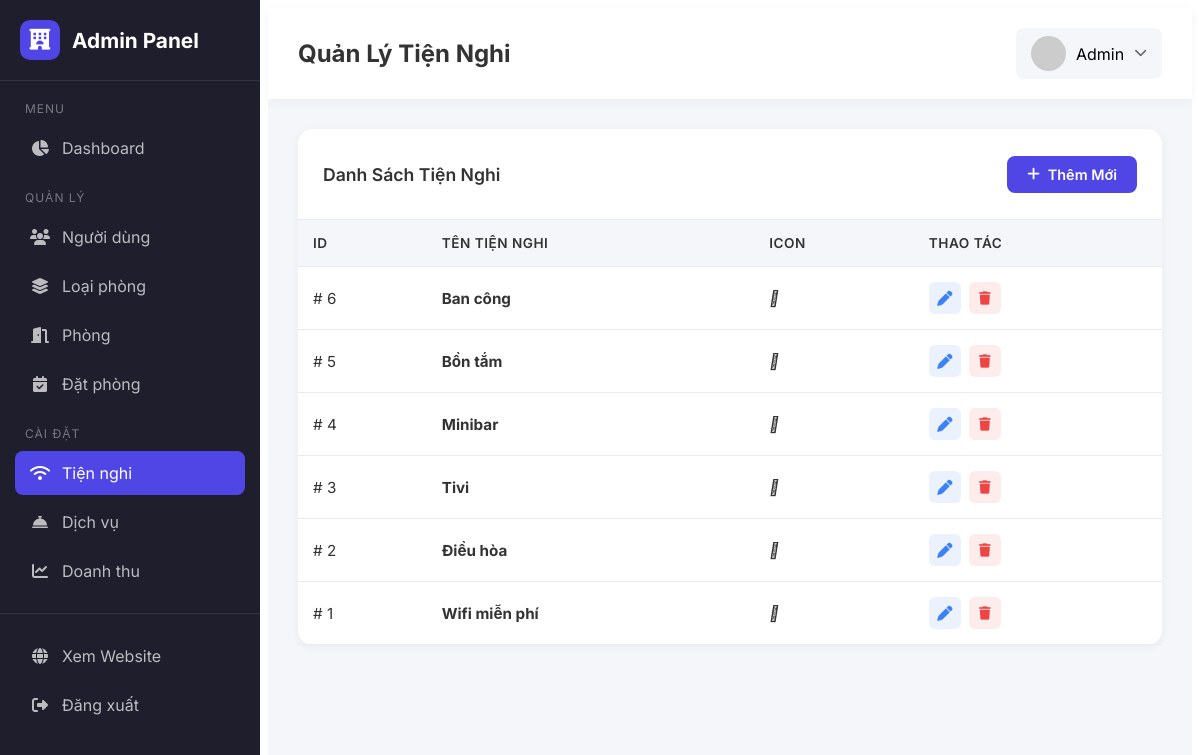
The page /public/admin/amenities (signed in) on the database its author committed.
### tables this page shows
CREATE TABLE `amenities` (
  `id` int(11) NOT NULL,
  `name` varchar(100) NOT NULL,
  `icon` varchar(50) DEFAULT NULL
);

### App/Controllers/Admin/AmenityController.php (called while the page is built, shortened)
<?php
class AmenityController extends Controller
{
    private PDO $pdo;
    public function __construct()
    {
        $this->pdo = Database::getInstance()->getConnection();
    }
    public function index(): void
    {
        $stmt = $this->pdo->query("SELECT * FROM amenities ORDER BY id DESC");
        $amenities = $stmt->fetchAll(PDO::FETCH_ASSOC);
        $this->render('Admin/amenities/index', [
            'title' => 'Quản lý tiện nghi - Admin',
            'pageTitle' => 'Quản Lý Tiện Nghi',
            'currentPage' => 'amenities',
            'amenities' => $amenities,
        ]);
    }
}

### Public/index.php (called while the page is built, shortened)
<?php
require __DIR__ . '/bootstrap.php';
Router::dispatch();

### App/Core/Help.php (called while the page is built, shortened)
<?php
function url(string $path = ''): string
{
    $baseUrl = defined('APP_URL') ? rtrim(APP_URL, '/') : '/doan/public';
    return $baseUrl . '/' . ltrim($path, '/');
}

### Public/bootstrap.php (called while the page is built, shortened)
<?php
spl_autoload_register(function (string $class): void {
    $prefix = 'App\\';
    $baseDir = BASE_PATH . DIRECTORY_SEPARATOR . 'App' . DIRECTORY_SEPARATOR;
    $len = strlen($prefix);
    $relativeClass = substr($class, $len);
    $file = $baseDir . str_replace('\\', DIRECTORY_SEPARATOR, $relativeClass) . '.php';
});
require BASE_PATH . DIRECTORY_SEPARATOR . 'App' . DIRECTORY_SEPARATOR . 'Core' . DIRECTORY_SEPARATOR . 'Help.php';

### App/Core/Database.php (called while the page is built, shortened)
<?php
class Database
{
    private static ?Database $instance = null;
    private ?PDO $pdo = null;
    private array $config;
    private function __construct()
    {
        $configPath = dirname(__DIR__, 2) . DIRECTORY_SEPARATOR . 'Config' . DIRECTORY_SEPARATOR . 'database.php';
        $this->config = require $configPath;
    }
    public static function getInstance(): self
    {
        if (self::$instance === null) {
            self::$instance = new self();
        }
        return self::$instance;
    }
    private function connect(): void
    {
        $dsn = sprintf(
            'mysql:host=%s;port=%d;dbname=%s;charset=%s',
            $this->config['host'],
            $this->config['port'] ?? 3306,
            $this->config['dbname'],
            $this->config['charset'] ?? 'utf8mb4'
        );
        try {
            $this->pdo = new PDO(
                $dsn,
                $this->config['username'],
                $this->config['password'],
                $this->config['options'] ?? []
            );
        } catch (PDOException $e) {
            throw new PDOException(
                'Kết nối database thất bại: ' . $e->getMessage(),
                (int) $e->getCode()
            );
        }
    }
    public function getConnection(): PDO
    {
        return $this->pdo;
    }
}

### Config/database.php (called while the page is built)
<?php
return [
    'host'     => 'localhost',
    'port'     => 3306,
    'dbname'   => 'booking_hotel',
    'username' => 'root',
    'password' => '',
    'charset'  => 'utf8mb4',
    'options'  => [
        PDO::ATTR_ERRMODE            => PDO::ERRMODE_EXCEPTION,
        PDO::ATTR_DEFAULT_FETCH_MODE => PDO::FETCH_ASSOC,
        PDO::ATTR_EMULATE_PREPARES   => false,
    ],
];

### App/Views/Admin/amenities/index.php (the view)
<div class="admin-card">
    <div class="admin-card-header">
        <h2 class="admin-card-title">Danh Sách Tiện Nghi</h2>
        <a href="<?= \App\Core\url('/admin/amenities/create') ?>" class="admin-btn admin-btn-primary">
            <i class="fa-solid fa-plus"></i> Thêm Mới
        </a>
    </div>
    <div class="admin-card-body" style="padding: 0;">
        <table class="admin-table">
            <thead>
                <tr>
                    <th>ID</th>
                    <th>Tên Tiện Nghi</th>
                    <th>Icon</th>
                    <th>Thao Tác</th>
                </tr>
            </thead>
            <tbody>
                <?php if (!empty($amenities)): ?>
                    <?php foreach ($amenities as $amenity): ?>
                        <tr>
                            <td>#
                                <?= $amenity['id'] ?>
                            </td>
                            <td><strong>
                                    <?= htmlspecialchars($amenity['name']) ?>
                                </strong></td>
                            <td><i class="<?= htmlspecialchars($amenity['icon'] ?? 'fa-solid fa-check') ?>"></i></td>
                            <td>
                                <div class="action-btns">
                                    <a href="<?= \App\Core\url('/admin/amenities/' . $amenity['id'] . '/edit') ?>" class="action-btn action-btn-edit"
                                        title="Sửa">
                                        <i class="fa-solid fa-pen"></i>
                                    </a>
                                    <form action="<?= \App\Core\url('/admin/amenities/' . $amenity['id'] . '/delete') ?>" method="POST"
                                        style="display: inline;" onsubmit="return confirm('Bạn có chắc muốn xóa?');">
                                        <button type="submit" class="action-btn action-btn-delete" title="Xóa">
                                            <i class="fa-solid fa-trash"></i>
                                        </button>
                                    </form>
                                </div>
                            </td>
                        </tr>
                    <?php endforeach; ?>
                <?php else: ?>
                    <tr>
                        <td colspan="4" style="text-align: center; padding: 30px; color: #666;">Chưa có tiện nghi nào</td>
                    </tr>
                <?php endif; ?>
            </tbody>
        </table>
    </div>
</div>

### App/Core/Router.php (shortened to what this page needs)
<?php
class Router
{
    private static array $routes = [];
    private static ?string $basePath = null;
    private static function addRoute(string $method, string $path, string $controller, string $action, $middlewares = []): void
    {
        $middlewares = is_array($middlewares) ? $middlewares : [$middlewares];
        self::$routes[] = [
            'method' => strtoupper($method),
            'path' => self::normalizePath($path),
            'controller' => $controller,
            'action' => $action,
            'middlewares' => array_filter($middlewares),
        ];
    }
    private static function normalizePath(string $path): string
    {
        $path = trim($path, '/');
        return $path === '' ? '/' : '/' . $path;
    }
    public static function dispatch(): void
    {
        $method = $_SERVER['REQUEST_METHOD'] ?? 'GET';
        $uri = self::getCurrentUri();
        foreach (self::$routes as $route) {
            if ($route['method'] !== $method) {
                continue;
            }
            $params = [];
            if (self::matchRoute($route['path'], $uri, $params)) {
                $controllerClass = $route['controller'];
                $action = $route['action'];
                $middlewares = $route['middlewares'] ?? [];
                $runController = function () use ($controllerClass, $action, $params) {
                    if (!class_exists($controllerClass)) {
                        self::handleError(404, "Controller not found: {$controllerClass}");
                        return;
                    }
                    $controller = new $controllerClass();
                    if (!method_exists($controller, $action)) {
                        self::handleError(404, "Method not found: {$controllerClass}::{$action}()");
                        return;
                    }
                    call_user_func_array([$controller, $action], $params);
                };
                $next = $runController;
                foreach (array_reverse($middlewares) as $middlewareClass) {
                    $current = $next;
                    $next = function () use ($middlewareClass, $current) {
                        $m = new $middlewareClass();
                        $m->handle($current);
                    };
                }
                $next();
                return;
            }
        }
    }
    private static function matchRoute(string $pattern, string $uri, array &$params = []): bool
    {
        $params = [];
        $patternParts = explode('/', trim($pattern, '/'));
        $uriParts = explode('/', trim($uri, '/'));
        if (count($patternParts) !== count($uriParts)) {
            return false;
        }
        foreach ($patternParts as $index => $part) {
            if (preg_match('/^{(\w+)}$/', $part, $matches)) {
                $params[] = $uriParts[$index] ?? null;
            } elseif ($part !== ($uriParts[$index] ?? '')) {
                return false;
            }
        }
        return true;
    }
    private static function getCurrentUri(): string
    {
        $uri = $_SERVER['REQUEST_URI'] ?? '/';
        $uri = parse_url($uri, PHP_URL_PATH);
        $basePath = self::getBasePath();
        if ($basePath && strpos($uri, $basePath) === 0) {
            $uri = substr($uri, strlen($basePath));
        }
        return self::normalizePath($uri);
    }
    private static function getBasePath(): string
    {
        if (self::$basePath !== null) {
            return self::$basePath;
        }
        $scriptName = $_SERVER['SCRIPT_NAME'] ?? '';
        $scriptDir = dirname($scriptName);
        self::$basePath = $scriptDir === '/' ? '' : $scriptDir;
        return self::$basePath;
    }
    public static function setBasePath(string $path): void
    {
        self::$basePath = rtrim($path, '/');
    }
}

### Public/assets/css/admin.css (style rules this page uses)
:root { --admin-primary: #4f46e5; --admin-primary-dark: #4338ca; --admin-sidebar-bg: #1e1e2d; --admin-sidebar-hover: #2a2a3d; --admin-header-bg: #fff; --admin-body-bg: #f4f6f9; --admin-card-bg: #fff; --admin-text: #333; --admin-text-light: #6c757d; --admin-border: #e9ecef; --admin-success: #10b981; --admin-warning: #f59e0b; --admin-danger: #ef4444; --admin-info: #3b82f6; --admin-font: 'Inter', -apple-system, BlinkMacSystemFont, 'Segoe UI', Roboto, sans-serif; }
.admin-wrapper *:not(i):not([class*="fa-"]) { font-family: inherit; }
.admin-card { background: var(--admin-card-bg); border-radius: 15px; box-shadow: 0 2px 10px rgba(0, 0, 0, 0.05); margin-bottom: 25px; }
.admin-card-header { padding: 20px 25px; border-bottom: 1px solid var(--admin-border); display: flex; align-items: center; justify-content: space-between; }
.admin-card-title { font-size: 1.1rem; font-weight: 600; color: var(--admin-text); }
.admin-card-body { padding: 25px; }
.admin-table { width: 100%; border-collapse: collapse; }
.admin-table th, .admin-table td { padding: 15px; text-align: left; border-bottom: 1px solid var(--admin-border); }
.admin-table th { background: var(--admin-body-bg); font-weight: 600; color: var(--admin-text); font-size: 0.85rem; text-transform: uppercase; letter-spacing: 0.5px; }
.admin-table td { color: var(--admin-text); font-size: 0.95rem; }
.admin-btn { display: inline-flex; align-items: center; gap: 8px; padding: 10px 20px; border-radius: 8px; font-weight: 600; font-size: 0.9rem; cursor: pointer; border: none; transition: all 0.2s ease; text-decoration: none; }
.admin-btn-primary { background: var(--admin-primary); color: #fff; }
.action-btns { display: flex; gap: 8px; }
.action-btn { width: 32px; height: 32px; border-radius: 6px; display: flex; align-items: center; justify-content: center; cursor: pointer; border: none; transition: all 0.2s ease; text-decoration: none; }
.action-btn-edit { background: rgba(59, 130, 246, 0.1); color: var(--admin-info); }
.action-btn-delete { background: rgba(239, 68, 68, 0.1); color: var(--admin-danger); }

### rows shown on the page
amenities: id "6", name "Ban công"
amenities: id "5", name "Bồn tắm"
amenities: id "4", name "Minibar"
amenities: id "3", name "Tivi"
amenities: id "2", name "Điều hòa"
amenities: id "1", name "Wifi miễn phí"
